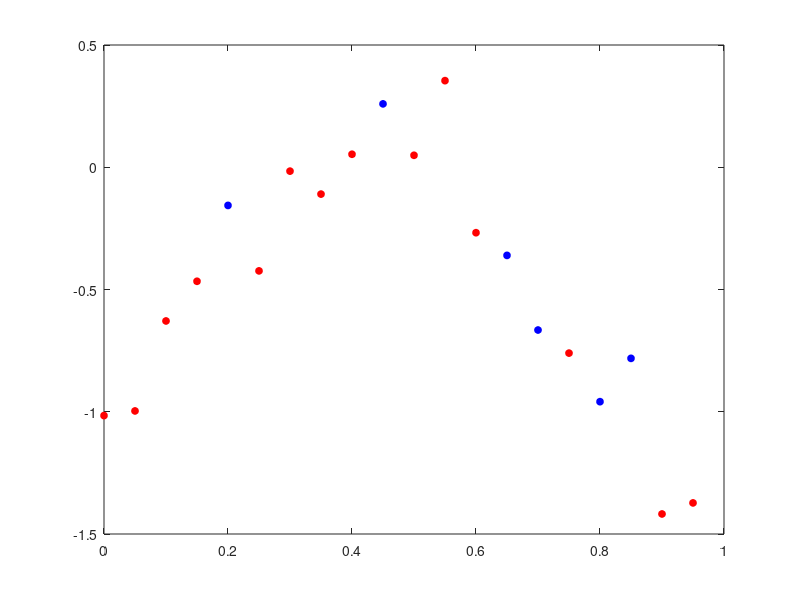

MATLAB code to generate this figure: (Note: this script raises an error after producing the figure.)
training_data=load('trainData.txt');
test_data=load('testData.txt');
training_x=training_data(:,1);
training_y=training_data(:,2);
test_x=test_data(:,1);
test_y=test_data(:,2);
figure;
plot(training_x,training_y,'ro','markersize',5,'markerfacecolor','red');
hold on;
plot(test_x,test_y,'bo','markersize',5,'markerfacecolor','blue');
x_vals=(0:0.025:1)';
plot(x_vals,sabhaya_LinRegRegularized(training_x,training_y,x_vals,7,0),'g','linestyle','--','linewidth',2);
plot(x_vals,sabhaya_LinRegRegularized(training_x,training_y,x_vals,7,1),'b','linestyle','--','linewidth',2);
plot(x_vals,sabhaya_LinRegRegularized(training_x,training_y,x_vals,7,10),'r','linestyle','--','linewidth',2);
plot(x_vals,sabhaya_LinRegRegularized(training_x,training_y,x_vals,7,100),'y','linestyle','--','linewidth',2);
legend('training data','test data','7th degree fit, lambda = 0','7th degree fit, lambda = 1','7th degree fit, lambda = 10','7th degree fit, lambda = 100');
figure;
plot(training_x,training_y,'ro','markersize',5,'markerfacecolor','red');
hold on;
plot(test_x,test_y,'bo','markersize',5,'markerfacecolor','blue');
x_vals=(0:0.025:1)';
plot(x_vals,sabhaya_LinRegRegularized(training_x,training_y,x_vals,10,0),'g','linestyle','--','linewidth',2);
plot(x_vals,sabhaya_LinRegRegularized(training_x,training_y,x_vals,10,1),'b','linestyle','--','linewidth',2);
plot(x_vals,sabhaya_LinRegRegularized(training_x,training_y,x_vals,10,10),'r','linestyle','--','linewidth',2);
plot(x_vals,sabhaya_LinRegRegularized(training_x,training_y,x_vals,10,100),'y','linestyle','--','linewidth',2);
legend('training data','test data','10th degree fit, lambda = 0','10th degree fit, lambda = 1','10th degree fit, lambda = 10','10th degree fit, lambda = 100');
figure;
plot(training_x,training_y,'ro','markersize',5,'markerfacecolor','red');
hold on;
plot(test_x,test_y,'bo','markersize',5,'markerfacecolor','blue');
x_vals=(0:0.025:1)';
plot(x_vals,sabhaya_LinRegRegularized(training_x,training_y,x_vals,12,0),'g','linestyle','--','linewidth',2);
plot(x_vals,sabhaya_LinRegRegularized(training_x,training_y,x_vals,12,1),'b','linestyle','--','linewidth',2);
plot(x_vals,sabhaya_LinRegRegularized(training_x,training_y,x_vals,12,10),'r','linestyle','--','linewidth',2);
plot(x_vals,sabhaya_LinRegRegularized(training_x,training_y,x_vals,12,100),'y','linestyle','--','linewidth',2);legend('training data','test data','12th degree fit, lambda = 0','12th degree fit, lambda = 1','12th degree fit, lambda = 10','12th degree fit, lambda = 100');
figure;
plot(training_x,training_y,'ro','markersize',5,'markerfacecolor','red');
hold on;
plot(test_x,test_y,'bo','markersize',5,'markerfacecolor','blue');
x_vals=(0:0.025:1)';
plot(x_vals,sabhaya_LinRegRegularized(training_x,training_y,x_vals,14,0),'g','linestyle','--','linewidth',2);
plot(x_vals,sabhaya_LinRegRegularized(training_x,training_y,x_vals,14,1),'b','linestyle','--','linewidth',2);
plot(x_vals,sabhaya_LinRegRegularized(training_x,training_y,x_vals,14,10),'r','linestyle','--','linewidth',2);
plot(x_vals,sabhaya_LinRegRegularized(training_x,training_y,x_vals,14,100),'y','linestyle','--','linewidth',2);
legend('training data','test data','14th degree fit, lambda = 0','14th degree fit, lambda = 1','14th degree fit, lambda = 10','14th degree fit, lambda = 100');
figure;
plot(training_x,training_y,'ro','markersize',5,'markerfacecolor','red');
hold on;
plot(test_x,test_y,'bo','markersize',5,'markerfacecolor','blue');
x_vals=(0:0.025:1)';
plot(x_vals,sabhaya_LinRegRegularized(training_x,training_y,x_vals,16,0),'g','linestyle','--','linewidth',2);
plot(x_vals,sabhaya_LinRegRegularized(training_x,training_y,x_vals,16,1),'b','linestyle','--','linewidth',2);
plot(x_vals,sabhaya_LinRegRegularized(training_x,training_y,x_vals,16,10),'r','linestyle','--','linewidth',2);
plot(x_vals,sabhaya_LinRegRegularized(training_x,training_y,x_vals,16,100),'y','linestyle','--','linewidth',2);
legend('training data','test data','16th degree fit, lambda = 0','16th degree fit, lambda = 1','16th degree fit, lambda = 10','16th degree fit, lambda = 100');

polynomial =[7; 10; 12; 14; 16];
lambda = [0; 1; 10; 100];

for n=1:length(polynomial)
  disp("-------------------------------------------------------------------------------------------------")
  disp(["For ", num2str(polynomial(n)), " degree polynomial"])
  disp("-------------------------------------------------------------------------------------------------")
  disp(" ")
  for l=1:length(lambda) 
  disp(["Lambda = ", num2str(lambda(l))]) 
  v = sabhaya_LinRegRegularized(training_x,training_y,training_x,polynomial(n),lambda(l));
  training_E = 0;
  for i=1:length(training_x)
    training_E = training_E + (training_y(i)- v(i))^2;
  end
  v = sabhaya_LinRegRegularized(training_x,training_y,test_x,polynomial(n),lambda(l));
  test_E = 0;
  for i=1:length(test_x)
    test_E = test_E + (test_y(i)- v(i))^2;
  end
  disp(["Training Error: ", num2str(training_E), "      Testing Error: ", num2str(test_E)])
  
  end
  disp("    ")
  
end